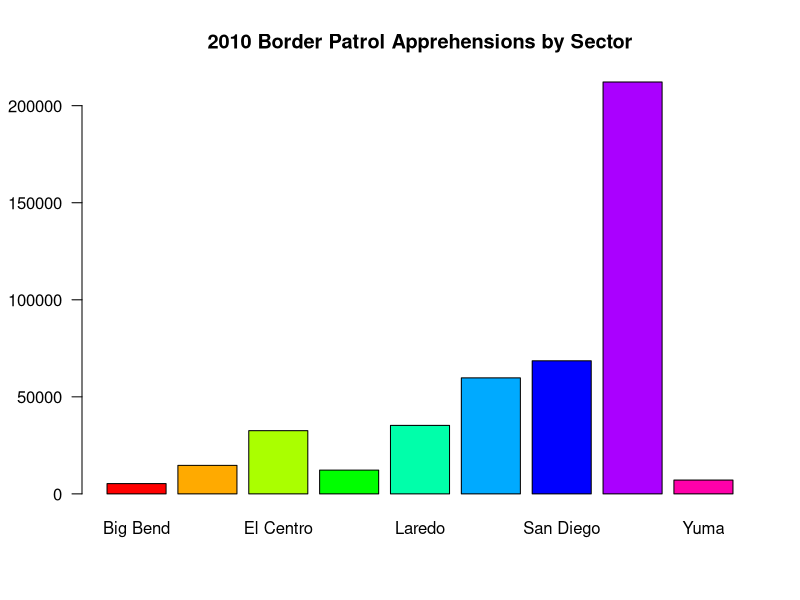
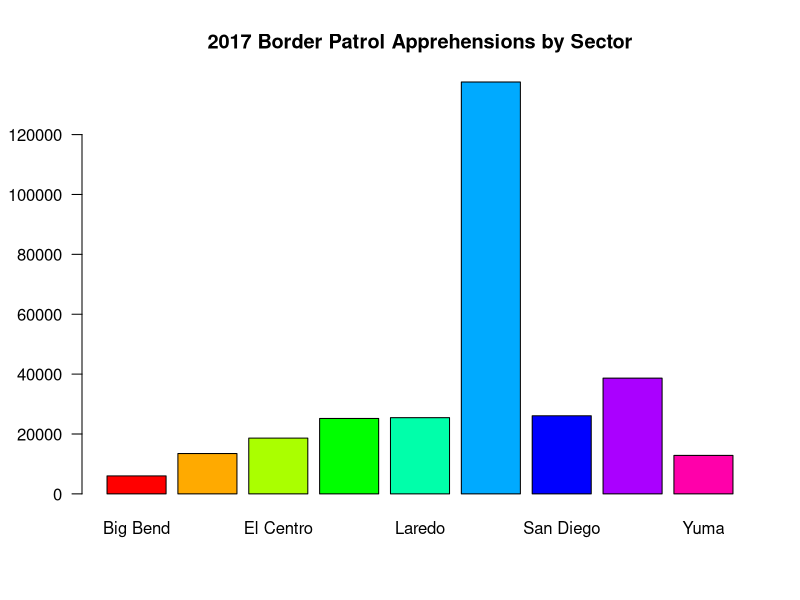
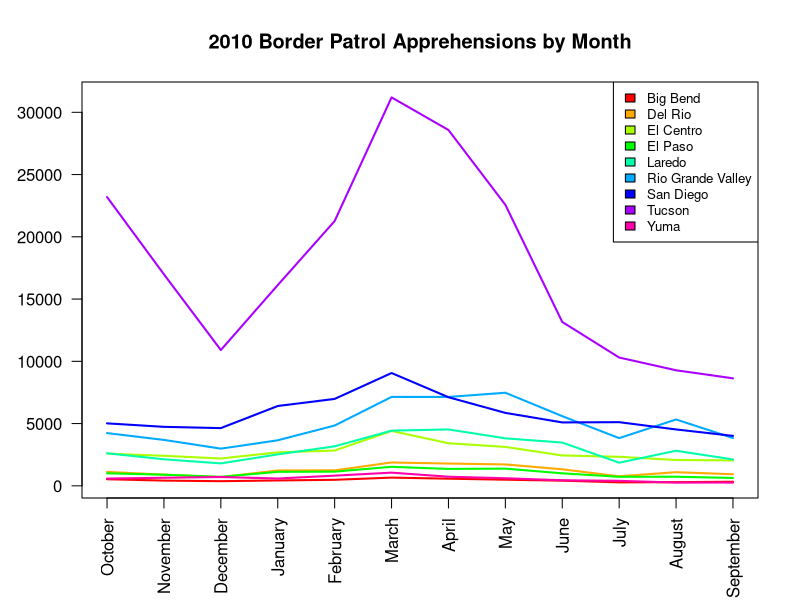
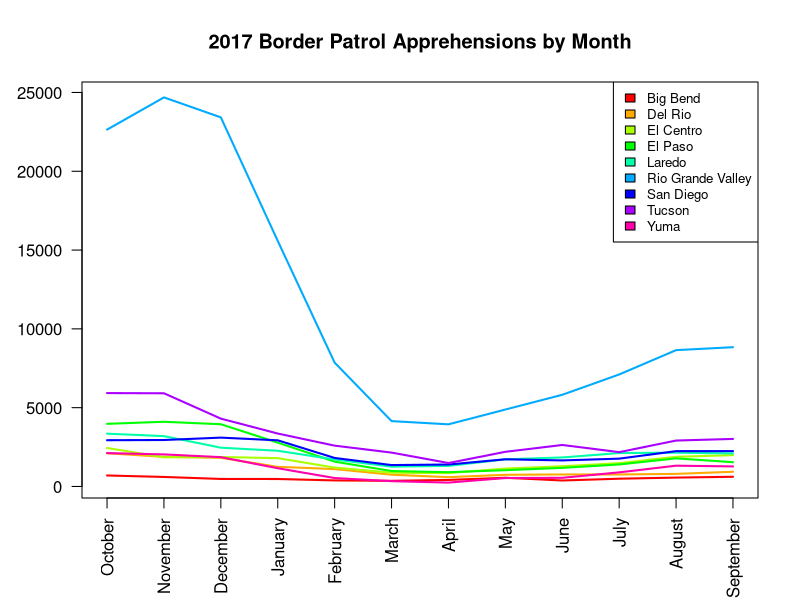

Reproduce these figures in R, in order. (Note: this script raises an error after producing the figures.)
## ---- chunk 1
knitr::opts_chunk$set(echo = TRUE)
## ---- chunk 2
library(readr)

# 2010 Border Patrol Data
BP_2010 <- read.csv("BP Apprehensions 2010.csv", header = TRUE, stringsAsFactors = FALSE)
rownames(BP_2010) <- BP_2010[,1]

BP_2010 <-  subset(BP_2010, select= -c(Sector))

BP_2010 <- rbind(BP_2010, colSums(BP_2010))
rownames(BP_2010) <- c(rownames(BP_2010)[-length(rownames(BP_2010))], "Total")

BP_2010 <- cbind(BP_2010,rowSums(BP_2010))
colnames(BP_2010) <- c(colnames(BP_2010)[-length(colnames(BP_2010))], "Total")

# 2017 Border Patrol Data
BP_2017 <- read.csv("PB Apprehensions 2017.csv", header = TRUE, stringsAsFactors = FALSE)
rownames(BP_2017) <- BP_2017[,1]

BP_2017 <-  subset(BP_2017, select= -c(Sector))

BP_2017 <- rbind(BP_2017, colSums(BP_2017))
rownames(BP_2017) <- c(rownames(BP_2017)[-length(rownames(BP_2017))], "Total")

BP_2017 <- cbind(BP_2017,rowSums(BP_2017))
colnames(BP_2017) <- c(colnames(BP_2017)[-length(colnames(BP_2017))], "Total")

# Monthly Summaries

BPS <- read.csv("PB monthly summaries.csv", header = TRUE, stringsAsFactors = FALSE)

## ---- chunk 3
barplot(BP_2010[1:9,13], names.arg = rownames(BP_2010)[1:9], 
        las=1,
        axes = "TRUE",
        main="2010 Border Patrol Apprehensions by Sector",
        border="black",
        col=rainbow(9),
        font.lab = 2)

## ---- chunk 4

barplot(BP_2017[1:9,13], names.arg = rownames(BP_2017)[1:9], 
        las=1,
        axes = "TRUE",
        main="2017 Border Patrol Apprehensions by Sector",
        border="black",
        col= rainbow(9),
        font.lab = 2)

## ---- chunk 5
# Finds the index of the maximum number of apprehensions
max_app_idx_2010 <- match(max(BP_2010[1:9,13]), BP_2010[1:9,13])
max_app_idx_2017 <- match(max(BP_2017[1:9,13]), BP_2017[1:9,13])

# Performs a statistical test
t.test(BP_2010[max_app_idx_2010,1:12], BP_2017[max_app_idx_2017,1:12])

## ---- chunk 6

matplot(1:12, t(BP_2010[1:9,1:12]), type = "l",
     main = "2010 Border Patrol Apprehensions by Month",
     las=2,
     xaxt = "n",
     xlab = "",
     ylab = "",
     lwd = 2,
     lty = "solid",
     col = rainbow(9),
     font.lab = 2)
     axis(1, at = 1:12, colnames(BP_2010)[1:12], las = 2)
legend("topright", rownames(BP_2010)[1:9], cex=0.8, fill=rainbow(9))

## ---- chunk 7

matplot(1:12, t(BP_2017[1:9,1:12]), type = "l",
     main = "2017 Border Patrol Apprehensions by Month",
     las=2,
     xaxt = "n",
     xlab = "",
     ylab = "",
     lwd = 2,
     lty = "solid",
     col = rainbow(9),
     font.lab = 2)
     axis(1, at = 1:12, colnames(BP_2017)[1:12], las = 2)
legend("topright", rownames(BP_2017)[1:9], cex=0.8, fill=rainbow(9))

## ---- chunk 8

max_app_month_2010 <- order(BP_2010[10,1:12], decreasing = TRUE)[1:3]
max_app_month_2017 <- order(BP_2017[10,1:12], decreasing = TRUE)[1:3]

t.test(BP_2010[1:9,max_app_month_2010], BP_2017[1:9,max_app_month_2017])

## ---- chunk 9

BPS <- read.csv("PB monthly summaries.csv", header = TRUE, stringsAsFactors = FALSE)
# transforms BPS matrix into a vector and reverses it so values go from 2010 - 
BPS <- BPS[nrow(BPS):1,]
BPS_vector <- as.vector(t(BPS[1:18, 2:13]))
BPS_ts <- ts(BPS_vector, start = c(2000,10), frequency=12)
# adding mean apprehension per year 
BPS <- cbind(BPS,rowMeans(BPS))
colnames(BPS) <- c(colnames(BPS)[-length(colnames(BPS))], "Average")

ts.plot(BPS_ts, gpars=list(xlab="", ylab="", lty=c(1:3),
        main = "Time Series of Apprehensions from 2000 to 2017",
        lwd = 2,
        font.lab = 2,
        las = 2,
        col = 'magenta'))
for (ii in 1:17){
  lines(c((BPS[ii,1]+0.5),(BPS[(ii+1),1]+0.5)), c(BPS[ii,14],BPS[ii,14]), col = 'black', lwd = 2)
  text((2000+ii), (BPS[ii,14]+7000), toString(BPS[ii,1]), col = 'black', font = 2)}
lines(c(2017.5, 2018.5), c(BPS[18,14],BPS[18,14]), col = 'black', lwd = 2)
text(2018, (BPS[18,14]+7000), toString(BPS[18,1]), col = 'black', font = 2)

